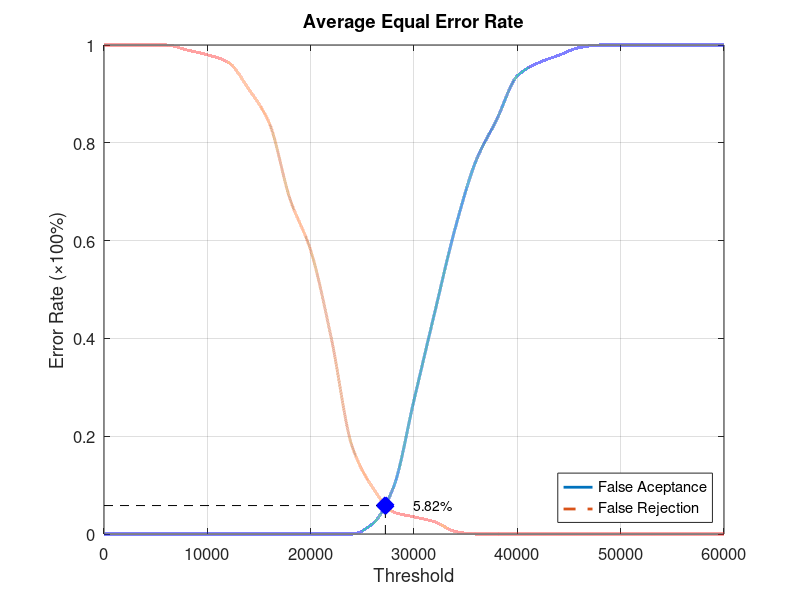
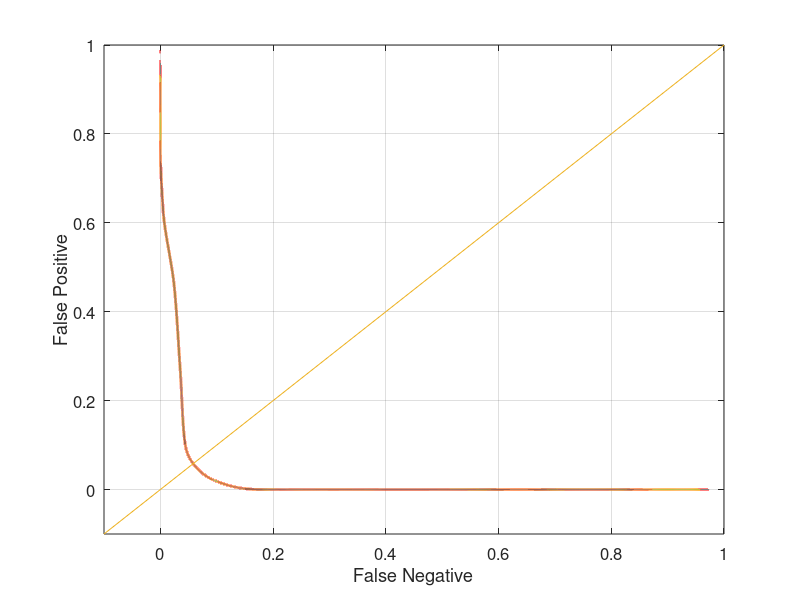

These charts were generated, in order, by the following MATLAB code:
function yEER = Database3_3
close all;
clear;
clc;
x = 0:2000:60000;
xq = 0:0.5:60000;

y0 = [0 0 0 0 0 0 0 0 0 0 0 0 0 0.0210526 0.0947368 0.273684 0.452632 0.626316 0.763158 0.847368 0.936842 0.963158 0.978947 0.994737 1 1 1 1 1 1 1];
yy0 = interp1(x, y0, xq, 'pchip');
y1 = [1 1 1 1 0.99 0.98 0.965 0.91 0.84 0.685 0.58 0.4 0.18 0.095 0.045 0.035 0.025 0.005 0 0 0 0 0 0 0 0 0 0 0 0 0];
yy1 = interp1(x, y1, xq, 'pchip');

% Calculating EER: 
y2 = abs(y0 - y1);
find(y2 == min(y2))
yy2 = abs(yy0 - yy1);
xEER = find(yy2 == min(yy2));
xEERIndex = xq(xEER) % X-axis EER
yEER = yy0(xEER) % Y-axis EER

main = figure
plot(xq, yy0,'-','LineWidth', 2);	hold on
plot(xq, yy1,'--','LineWidth', 2);	hold on
plot([xEERIndex xEERIndex], [0 yEER], 'k--');	hold on
plot([0 xEERIndex], [yEER yEER], 'k--');	hold on
plot(xEERIndex, yEER, 'bx', 'LineWidth', 10);	hold on
text(xEERIndex + 10 * xEERIndex / 100, yEER, [num2str(round((10000 * yEER)) / 100) '%'])
legend('False Aceptance', 'False Rejection', 'Location', 'SouthEast')
xlabel('Threshold')
ylabel('Error Rate (\times100%)')
title('Average Equal Error Rate')
set(gca, 'FontSize', 12)
axis([0 60000 0 1])
grid on

print(main, 'Database3_3Main', '-dpng');
FNRxFPR = figure('Color', [1 1 1]);
plot(yy1, yy0, '-', yy1, yy0, 'LineWidth', 2);
hold on
y = -0.1:0.1:1
plot(y, y); 
set(gca, 'FontSize', 12)
xlabel('False Negative')
ylabel('False Positive')
axis([-0.1 1 -0.1 1])
set(gca, 'FontSize', 12)
grid on

print(FNRxFPR, 'Database3_3FNRxFPR','-dpng');
end
